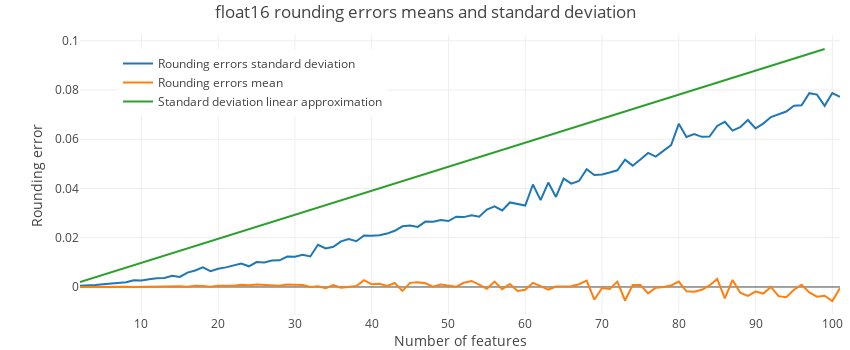

Here is the notebook cell this chart was saved with:
### Code cell
def plot_f16():
    max_n = 100
    n = np.arange(2, max_n)
    plt.iplot({
        'data': [
            { 'x': f16_sigma['features'], 'y': f16_sigma['sigma'][:max_n],
              'name': 'Rounding errors standard deviation' },
            { 'x': f16_sigma['features'], 'y': f16_sigma['mean'][:max_n],
              'name': 'Rounding errors mean' },
            { 'x': n, 'y': f16_u * n,
              'name': 'Standard deviation linear approximation' },
        ],
        'layout': graph_layout('float16 rounding errors means and standard deviation')
    })
    sns.histplot(f16_delta['delta'], bins=30, kde=True)

plot_f16()
